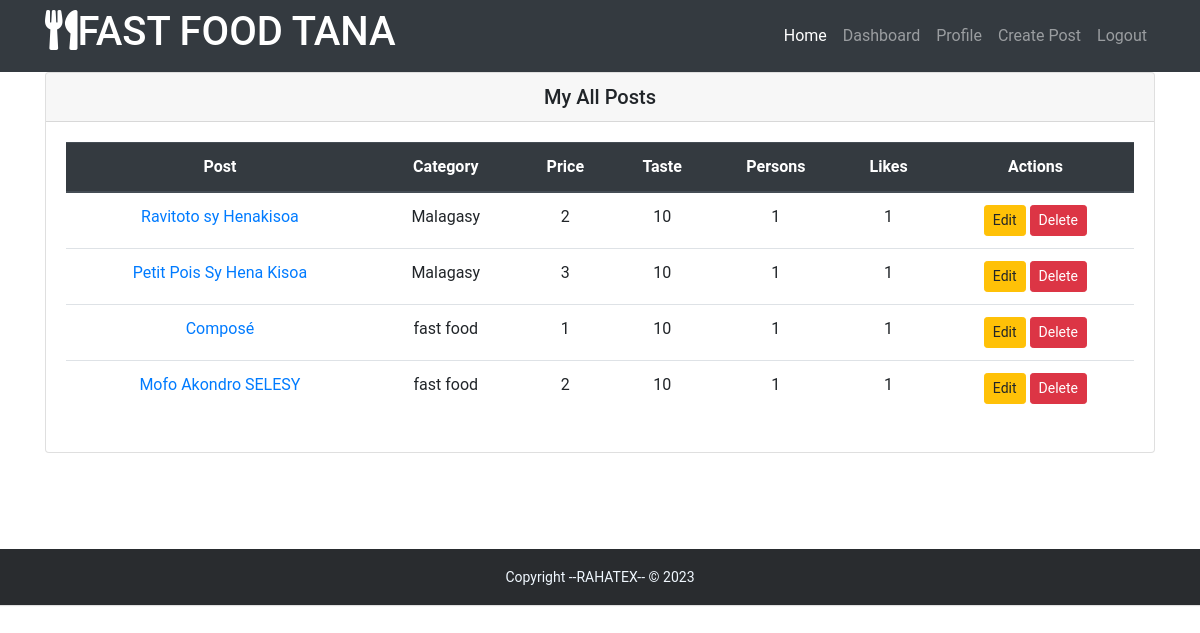
The app's page /dashboard/myposts/ (signed in) with its own data.
### restaurants/models.py (models this page shows, shortened)
class Restaurant(models.Model):
    user = models.ForeignKey(User, on_delete=models.CASCADE)
    title = models.CharField(max_length=120)
    image = models.ImageField(upload_to='restaurants/')
    categories = models.CharField(max_length=120)
    location = models.CharField(max_length=120)
    price = models.IntegerField()
    vat = models.PositiveIntegerField(default=0)
    taste = models.PositiveIntegerField(choices=choices)
    persons = models.PositiveIntegerField(choices=choices)
    details = models.TextField()
    slug = models.SlugField(unique=True, blank=True)
    likes = models.ManyToManyField(User, related_name='post_likes', blank=True)
    views = models.IntegerField(default=0,blank=True)
    created_at = models.DateTimeField(auto_now_add=True)
    updated_at = models.DateTimeField(auto_now=True)
    is_active = models.BooleanField(default=True)
    def likes_count(self):
        return self.likes.count()

### restaurants/views.py (the view)
# urls.py: path('dashboard/myposts/', MyPostView.as_view(), name='my_posts'),
class MyPostView(LoginRequiredMixin, ListView):
    template_name = 'restaurants/my_posts.html'
    def get_queryset(self):
        return Restaurant.objects.filter(user=self.request.user)

### restaurants/context_processor.py (called while the page is built)
def categories(request):
    cat_list = []
    all_cat = Restaurant.objects.all()
    for cat in all_cat:
        name_list = cat.categories.split(',')
        for item in name_list:
            cat_list.append(item)
    cat_dict = {'categories': set(cat_list)}
    return cat_dict

def user_liked_posts(request):
    if request.user.is_authenticated:
        posts = Restaurant.objects.filter(likes=request.user.id)
        return {'user_liked_posts': posts}
    else:
        return {'user_liked_posts': None}

def recent_posts(request):
    posts = Restaurant.objects.all().order_by('-created_at')[:5]
    return {'recent_posts': posts}

### templates/restaurants/my_posts.html (shortened to what this page needs)
{% extends 'base.html' %}
{% block content %}
<div class="row my-3 mb-5">
    <div class="col-md-12 mb-5">
        <div class="card">
            <h5 class="card-header text-center">My All Posts</h5>
            <div class="card-body">
                {% if object_list %}
                <table class="table text-center">
                    <thead class="thead-dark">
                        <tr>
                            <th scope="col">Post</th>
                            <th scope="col">Category</th>
                            <th scope="col">Price</th>
                            <th scope="col">Taste</th>
                            <th scope="col">Persons</th>
                            <th scope="col">Likes</th>
                            <th scope="col">Actions</th>
                        </tr>
                    </thead>
                    <tbody>
                        {% for obj in object_list %}
                        <tr>
                            <td><a href="{% url 'detail' obj.slug %}">{{ obj.title }}</a></td>
                            <td>{{ obj.categories }}</td>
                            <td>{{ obj.price }}</td>
                            <td>{{ obj.taste }}</td>
                            <td>{{ obj.persons }}</td>
                            <td>{{ obj.likes_count }}</td>
                            <td>
                                <a class="btn btn-warning btn-sm" href="{% url 'update' obj.slug %}" role="button">Edit</a>
                                <a class="btn btn-danger btn-sm" href="{% url 'delete' obj.slug %}" role="button">Delete</a>
                            </td>
                        </tr>
                        {% endfor %}
                    </tbody>
                </table>
                {% else %}
                <p>You have not any post yet !! <a href="{% url 'create' %}">Create a new one..</a></p>
                {% endif %}
            </div>
        </div>
    </div>
</div>
{% endblock content %}

### static/restaurants/css/style.css (style rules this page uses)
body { padding-top: 56px; }

### static/css/footer.css (style rules this page uses)
* { font-family: Roboto; }

### records on screen
Restaurant: title "Ravitoto sy Henakisoa", categories "Malagasy", price "2", taste "10", persons "1", likes_count "1"
Restaurant: title "Petit Pois Sy Hena Kisoa", categories "Malagasy", price "3", taste "10", persons "1", likes_count "1"
Restaurant: title "Composé", categories "fast food", price "1", taste "10", persons "1", likes_count "1"
Restaurant: title "Mofo Akondro SELESY", categories "fast food", price "2", taste "10", persons "1", likes_count "1"
